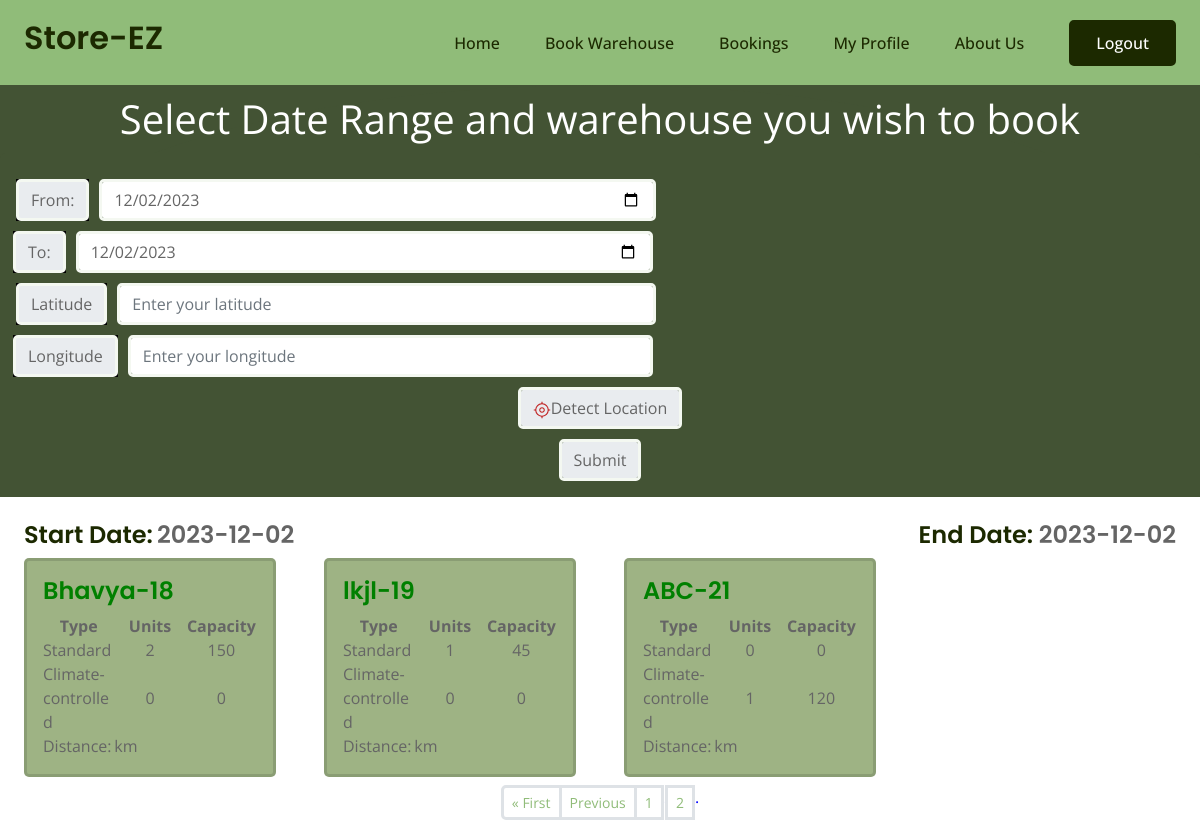
Page /farmer/search?page=2&startdate=2023-12-02&enddate=2023-12-02&latitude=&longitude= (signed in) on the earlier database version.
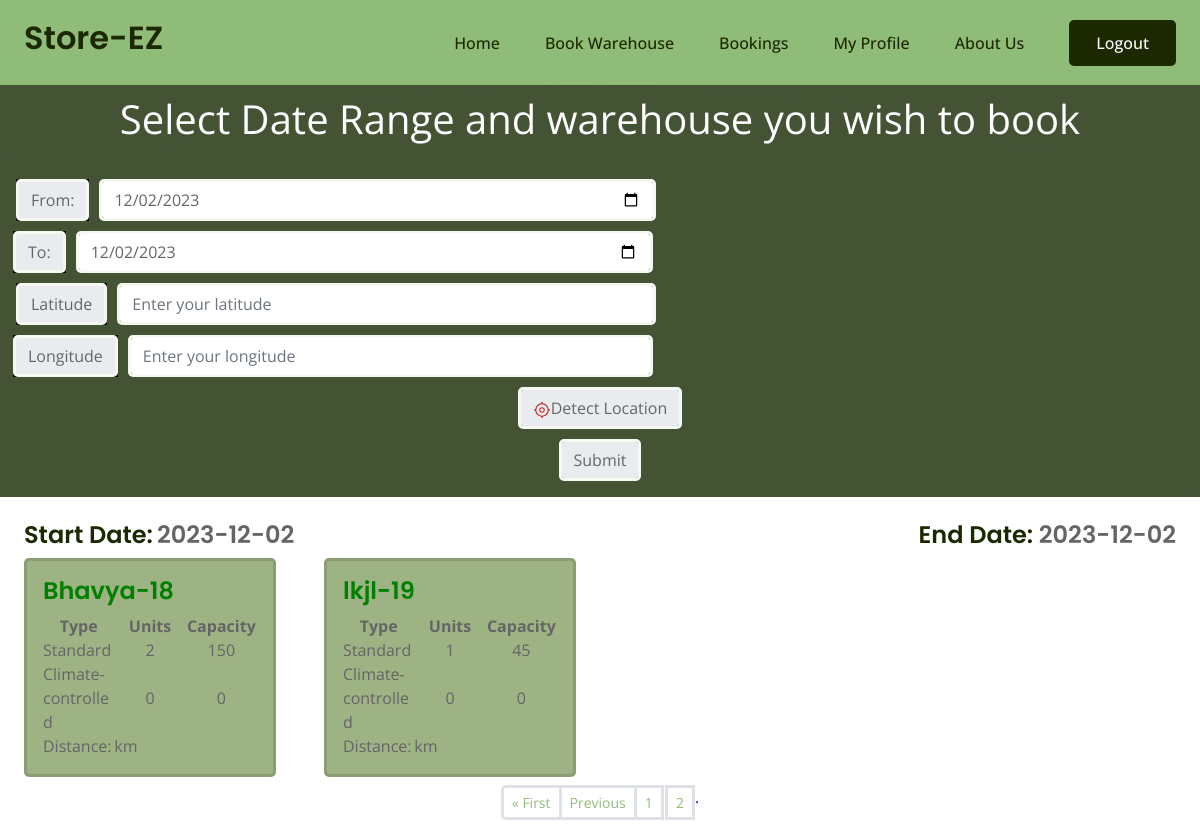
Same page on the later database version.
### mainapp/models.py (models this page shows)
class Warehouse(models.Model):
    name = models.CharField(max_length=100)
    address = models.TextField()
    city = models.CharField(max_length=100)
    state = models.CharField(max_length=100)
    poc_name = models.CharField(max_length=100, null=True)
    poc_phone_no = models.DecimalField(max_digits=10, decimal_places=0)
    owner = models.ForeignKey(Warehouse_owner, on_delete=models.CASCADE)
    image = models.ImageField(default="images/default_warehouse_image.jpg",upload_to="images/warehouse/",blank=True,null=True)
    latitude = models.FloatField(default=23.1862737352)
    longitude = models.FloatField(default = 72.6283225558)
    def __str__(self):
        return f'{self.name}'

### farmer/views.py (the view, shortened to what this page needs)
# urls.py: path("farmer/search",views.search,name='search'),
@login_required(login_url='login')
def search(request):
    start_date = request.GET.get('startdate','')
    end_date = request.GET.get('enddate', '')
    latitude = request.GET.get('latitude','')
    longitude = request.GET.get('longitude','')
    if (not start_date and end_date) or (not end_date and start_date) or start_date > end_date:
        messages.error(request, "Invalid Dates")
        context = {'startdate':date.today().strftime('%Y-%m-%d'), 'enddate':date.today().strftime('%Y-%m-%d')}
    else:
        if start_date == '':
            start_date = date.today().strftime('%Y-%m-%d')
        if end_date == '':
            end_date = date.today().strftime('%Y-%m-%d')
        booked_units = Booking.objects.filter(start_date__lte=end_date,end_date__gte=start_date). \
            values_list('unit', flat=True).exclude(unit=None).distinct()
        warehouses = Warehouse.objects.all()
        warehouses_with_unit = []
        for warehouse in warehouses:
            units = warehouse.unit_set.exclude(id__in=booked_units.values_list('unit'))
            hot_units = 0
            cold_units = 0
            hot_capacity = 0
            cold_capacity = 0
            if len(units) > 0:
                for x in units:
                    if x.type == "Hot":
                        hot_units += 1
                        hot_capacity += x.capacity
                    else:
                        cold_units += 1
                        cold_capacity += x.capacity
            if len(units) > 0:
                warehouses_with_unit.append({'warehouse': warehouse, 'hot_units': hot_units, 'hot_capacity':hot_capacity, 'cold_units':cold_units, 'cold_capacity':cold_capacity, 'latitude':warehouse.latitude, 'longitude':warehouse.longitude})
        nearby_warehouse_list = []
        if latitude != '' and longitude != '':
            latitude = float(latitude)
            longitude = float(longitude)
            for w in warehouses_with_unit:
                curr_dist = computeDistance(w['latitude'], w['longitude'], latitude, longitude)
                w['distance'] = round(curr_dist, 2)
                nearby_warehouse_list.append(w)
            nearby_warehouse_list.sort(key=sortFunc)
        else:
            nearby_warehouse_list = warehouses_with_unit
        print(nearby_warehouse_list)
        paginator = Paginator(nearby_warehouse_list, 4)  # Show 16 Bookings per page.
        page_number = request.GET.get("page")
        page_obj = paginator.get_page(page_number)
        count=Warehouse.objects.count()
        nums= "." *page_obj.paginator.num_pages
        context={
            "data": page_obj, # Keep it data as 'data' is used in template more than one place
            'nums':nums,
            'startdate':start_date,
            'enddate':end_date,
            'latitude':latitude,
            'longitude':longitude,
        }
    return render(request,'farmer/search.html',context)

### farmer/templates/farmer/search.html (shortened to what this page needs)
{% extends 'farmerbase.html' %}
{% load static %}
{% block css %}
    <link rel="stylesheet" href="{% static 'farmer/css/cascade.css' %}" />
{% endblock %}
{% block content %}
<div class="outer-box container-fluid " >
    <div class="bg-dgreen">
        <div class="bg-dgreen py4 d-flex flex-column justify-content-end align-items-center mb-4 rempad">
            <div class="font-large py-1">Select Date Range and warehouse you wish to book</div>
            <div class="w-100">
                <form method="GET" action="" class="card card-body bg-dgreen border-none">
                <div class="form-group row">
                        <div class="input-group col-md-5 mx-auto text-center" style="display:flex; justify-content:space-between;">
                            <div class="fwidth">
                            <div class="input-group-prepend">
                                <span class="input-group-text" id="date13-label">From:</span>
                            </div>
                            <input type="date" name="startdate" id="startdate" class="form-control datepicker" value="{{startdate}}">
                        </div>
                            <div class="fwidth">
                            <div class="input-group-prepend">
                                <span class="input-group-text" id="date14-label">To:</span>
                            </div>
                            <input  type="date" name="enddate" id="startdate" class="form-control datepicker" value="{{enddate}}" aria-labelledby="date14-label">
                        </div>
                        </div>
                        <div class="user-details input-group col-md-5 mx-auto text-center" style="display:flex; justify-content:space-between;">
                            <div class="fwidth">
                                <div class="input-group-prepend">
                                    <label class="input-group-text">Latitude</label>
                                </div>
                                    <input
                                        type="number"
                                        step="any"
                                        name="latitude"
                                        id="latitude"
                                        value="{{latitude}}"
                                        placeholder="Enter your latitude"
                                        required
                                        class="form-control datepicker"
                                    />
                            </div>
                            <div class="fwidth">
                                <div class="input-group-prepend">
                                    <label class="input-group-text">Longitude</label>
                                </div>
                                    <input
                                    type="number"
                                    step="any"
                                    name="longitude"
                                    id="longitude"
                                    value="{{longitude}}"
                                    placeholder="Enter your longitude"
                                    required
                                    class="form-control datepicker"
                                />
                            </div>
                        </div>
                        <div class="" style="display:flex; justify-content:center;margin-top:10px;">
                            <div class="input-box Detect-location ">
                                <button class="button-8 form-control datepicker" type='button'>
                                    <span
                                        ></span
                                    >Detect Location
                                </button>
                            </div>
                        </div>
                        <div class="" style="display:flex; justify-content:center;margin-top:10px;">
                            <div class="">
                                <input type="submit" class="form-control datepicker">
                            </div>
                        </div>
                </div>
            </form>
        </div>
        </div>
    </div>
    <div style="display:flex; flex-direction:row; justify-content:space-between; margin-left:2%; margin-right:2%">
        <div><h4 style="display:inline">Start Date:</h4> <h4 style="display:inline; color:rgb(101, 101, 101)"> {{startdate}}</h4> </div>
        <div><h4 style="display:inline">End Date:</h4><h4 style="display:inline; color:rgb(101, 101, 101)"> {{enddate}}</h4> </div>
    </div>
    <div class="">
    <div class="row m-0">
        {% for warehouse_data in data %}
            <div class="card col-9 my-2 bg-green px-0 card-col">
                <div class="card-body">
                    <h4 class="card-title">
                    <a id="my_card_title" href="{% url 'book' id=warehouse_data.warehouse.id start=startdate end=enddate %}">{{warehouse_data.warehouse.name}}-{{warehouse_data.warehouse.id}}</a></h4>
                    <table>
                        <tr>
                            <th class="th-heading" style="text-align:center">Type </th>
                            <th class="th-heading" style="text-align:center">Units </th>
                            <th class="th-heading" style="text-align:center">Capacity</th>
                        </tr>
                        <tr style="padding-bottom:15px;">
                            <td>Standard</th>
                            <td class="td-value" style="text-align:center">{{warehouse_data.hot_units}}</th>
                            <td class="td-value" style="text-align:center">{{warehouse_data.hot_capacity}}</th>
                        </tr>
                        <tr>
                            <td>Climate-controlled </th>
                            <td class="td-value" style="text-align:center">{{warehouse_data.cold_units}}</th>
                            <td class="td-value" style="text-align:center">{{warehouse_data.cold_capacity}}</th>
                        </tr>
                        <tr>
                            <td>Distance:</td>
                            <td>{{warehouse_data.distance |floatformat:"2" }} km</td>
                        </tr>
                    </table>
                </div>
            </div>
        {% endfor %}
    </div>
</div>
<nav aria-label="..."style="color: blue;">
    <ul class="pagination pagination-sm justify-content-center" ">
        {% if data.has_previous %}
        <li class="page-item"><a class="page-link" href="?page=1&startdate={{startdate}}&enddate={{enddate}}&latitude={{latitude}}&longitude={{longitude}}">&laquo First</a> </li>
        <li class="page-item"> <a class="page-link" href="?page={{data.previous_page_number}}&startdate={{startdate}}&enddate={{enddate}}&latitude={{latitude}}&longitude={{longitude}}">Previous</a> </li>
        {% endif %}
        {%for i in nums %}
        <li class="page-item "><a class="page-link" href="?page={{forloop.counter}}&startdate={{startdate}}&enddate={{enddate}}&latitude={{latitude}}&longitude={{longitude}}">{{forloop.counter}}</a></li>{{i}}
        {%endfor%}
    </ul>
</nav>
{% endblock %}

### templates/farmerbase.html (shortened to what this page needs)
<!DOCTYPE html>
{% load static %}
<html lang="en">
<head>
    <link href="https://cdnjs.cloudflare.com/ajax/libs/font-awesome/5.10.0/css/all.min.css" rel="stylesheet">
    <link href="https://cdn.jsdelivr.net/npm/bootstrap-icons@1.4.1/font/bootstrap-icons.css" rel="stylesheet">
    <link href="{%static 'css/bootstrap.min.css' %}" rel="stylesheet">
    <link href="{%static 'css/base.css' %}" rel="stylesheet">
    {% block css %}
    {% endblock %}
</head>
<body>
    <div class="container-fluid sticky-top bg-primary">
        <div class="container ">
            <nav class="navbar navbar-expand-lg navbar-light p-0 ">
                <a href="{% url 'homepage' %}" class="navbar-brand">
                    <h2 class="text-black">Store-EZ</h2>
                </a>
                <div class="collapse navbar-collapse" id="navbarCollapse">
                    <div class="navbar-nav ms-auto">
                        <a href="{% url 'homepage' %}" class="nav-item nav-link text-black">Home</a>
                        {% if request.user.is_authenticated %}
                            <a href="{% url 'search' %}" class="nav-item nav-link">Book Warehouse</a>
                            <a href="{% url 'farmer_currentbooking' %}" class="nav-item nav-link">Bookings</a>
                            <a href="{% url 'farmer_profile' %}" class="nav-item nav-link">My Profile</a>
                        {% endif %}
                        <a href="{% url 'aboutus' %}" class="nav-item nav-link">About Us</a>
                    </div>
                    {% if request.user.is_authenticated %}
                    <a href="{% url 'logout' %}" class="btn btn-dark py-2 px-4 d-none d-lg-inline-block">Logout</a>
                    {% else %}
                    <a href="{% url 'login' %}" class="btn btn-dark py-2 px-4 d-none d-lg-inline-block">Login/Sign Up</a>
                    {% endif %}
                </div>
            </nav>
        </div>
    </div>
    {% block content %}
    {% endblock content %}
</body>
</html>

### static/css/base.css (style rules this page uses)
.btn { font-weight: 500; transition: .5s; }
.sticky-top { top: -150px; transition: .5s; }
.navbar { padding: 11px 0 !important; height: 85px; }
.navbar .navbar-nav .nav-link { margin-right: 45px; padding: 0; color: var(--bs-dark); font-weight: 500; transition: .5s; outline: none; }
* { margin:0; padding:0; box-sizing:border-box; }

### farmer/static/farmer/css/cascade.css (style rules this page uses)
.outer-box { padding-left: 0%; padding-right: 0%; }
.bg-primary { background-color: black; }
.bg-dgreen { background-color: #435334; }
.bg-green { background-color: #9EB384; }
.font-large { color: white; font-size: 2.5em; text-align: center; }
.border-none { border: none; }
.rempad { border-radius: 50%; }
table { table-layout: fixed ; width: 100% ; }
td { width: 33% ; }
.td-value { text-align: center; }

Differences in the rows shown:
removed Warehouse: warehouse.name "ABC", warehouse.id "21", hot_units "0", hot_capacity "0", cold_units "1", cold_capacity "120"
